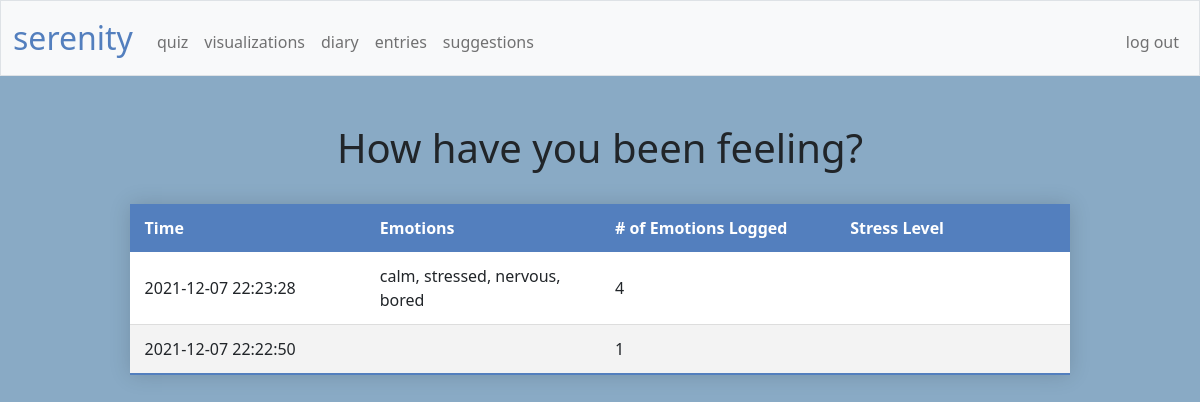
Before: /viz (signed in) with the older database file.
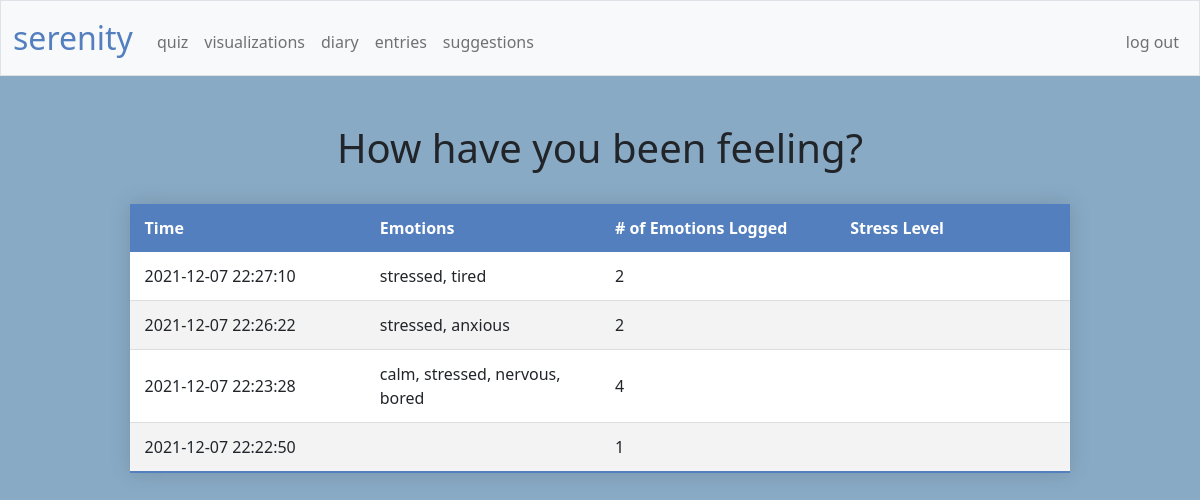
After: the same page with the newer database file.
### tables this page shows
CREATE TABLE 'emotions' ('id' INTEGER PRIMARY KEY AUTOINCREMENT NOT NULL, 'user_id' INTEGER NOT NULL, 'time' DATETIME NOT NULL DEFAULT CURRENT_TIMESTAMP, 'emotionlist' TEXT, 'stress_slider' INTEGER);

### app.py (the view)
@app.route("/viz")
@login_required
def viz():
    emotionlog = db.execute(
        "SELECT time, emotionlist FROM emotions WHERE user_id = ? ORDER BY time DESC", session["user_id"])
    return render_template("viz.html", emotionlog=emotionlog, string_word_count=string_word_count)

### app.py (called while the page is built)
@app.after_request
def after_request(response):
    response.headers["Cache-Control"] = "no-cache, no-store, must-revalidate"
    response.headers["Expires"] = 0
    response.headers["Pragma"] = "no-cache"
    return response

### helpers.py (called while the page is built)
def login_required(f):
    @wraps(f)
    def decorated_function(*args, **kwargs):
        if session.get("user_id") is None:
            return redirect("/login")
        return f(*args, **kwargs)
    return decorated_function

def string_word_count(s):
    return s.count(",") + 1

### templates/viz.html (shortened to what this page needs)
{% extends "layout.html" %}
{% block main %}
    <body class="background">
        <header><h1 style="text-align:center">How have you been feeling?</h1></header>
        <br>
        <table class="styled-table">
            <thead>
                <tr>
                    <th>Time</th>
                    <th>Emotions</th>
                    <th># of Emotions Logged</th>
                    <th>Stress Level</th>
                </tr>
            </thead>
            <tbody>
                {% for e in emotionlog %}
                <tr>
                    <td>{{ e["time"] }}</td>
                    <td>{{ e["emotionlist"] }}</td>
                    <td>{{ string_word_count(e["emotionlist"]) }}</td>
                    <td>{{ e["stress_slider"] }}</td>
                </tr>
                {% endfor %}
            </tbody>
        </table>
    </body>
{% endblock %}

### templates/layout.html (shortened to what this page needs)
<!DOCTYPE html>
<html lang="en">
    <head>
        <link href="https://cdn.jsdelivr.net/npm/bootstrap@5.1.3/dist/css/bootstrap.min.css" rel="stylesheet">
        <link href="/static/styles.css" rel="stylesheet">
    </head>
    <body>
        <nav class="bg-light border navbar navbar-expand-md navbar-light">
            <div class="container-fluid">
                <a class="navbar-brand" href="/"><span class="blue">serenity</span></a>
                <div class="collapse navbar-collapse" id="navbar">
                    {% if session["user_id"] %}
                        <ul class="navbar-nav me-auto mt-2">
                            <li class="nav-item"><a class="nav-link" href="/quiz">quiz</a></li>
                            <li class="nav-item"><a class="nav-link" href="/viz">visualizations</a></li>
                            <li class="nav-item"><a class="nav-link" href="/diary">diary</a></li>
                            <li class="nav-item"><a class="nav-link" href="/entries">entries</a></li>
                            <li class="nav-item"><a class="nav-link" href="/suggest">suggestions</a></li>
                        </ul>
                        <ul class="navbar-nav ms-auto mt-2">
                            <li class="nav-item"><a class="nav-link" href="/logout">log out</a></li>
                        </ul>
                    {% else %}
                        <ul class="navbar-nav ms-auto mt-2">
                            <li class="nav-item"><a class="nav-link" href="/register">register</a></li>
                            <li class="nav-item"><a class="nav-link" href="/login">log in</a></li>
                        </ul>
                    {% endif %}
                </div>
            </div>
        </nav>
        <main class="container-fluid py-5 text-center">
            {% block main %}{% endblock %}
        </main>
    </body>
</html>

### static/styles.css (style rules this page uses)
body { font-size: 1rem; font-weight: 400; line-height: 1.5; margin: 0; text-align: left; }
nav .navbar-brand { font-size: xx-large; }
nav .navbar-brand .blue { color: #537fbe; }
.styled-table { border-collapse: collapse; background-color: transparent; margin: auto; margin-bottom: 1rem; width: 80%; table-layout: fixed; min-width: 400px; box-shadow: 0 0 20px rgba(0, 0, 0, 0.15); }
.styled-table thead tr { background-color: #537fbe; color: #ffffff; text-align: left; }
.styled-table th, .styled-table td { padding: 12px 15px; text-align: left; }
.styled-table tbody tr { border-bottom: 1px solid #dddddd; }
.styled-table tbody tr:nth-of-type(odd) { background-color: #ffffff; }
.styled-table tbody tr:nth-of-type(even) { background-color: #f3f3f3; }
.styled-table tbody tr:last-of-type { border-bottom: 2px solid #537fbe; }
.background { background-color: #89aac5; }

Changed rows visible on the page:
added emotions: time "2021-12-07 22:27:10", emotionlist "stressed, tired", emotionlist "2"
added emotions: time "2021-12-07 22:26:22", emotionlist "stressed, anxious", emotionlist "2"
